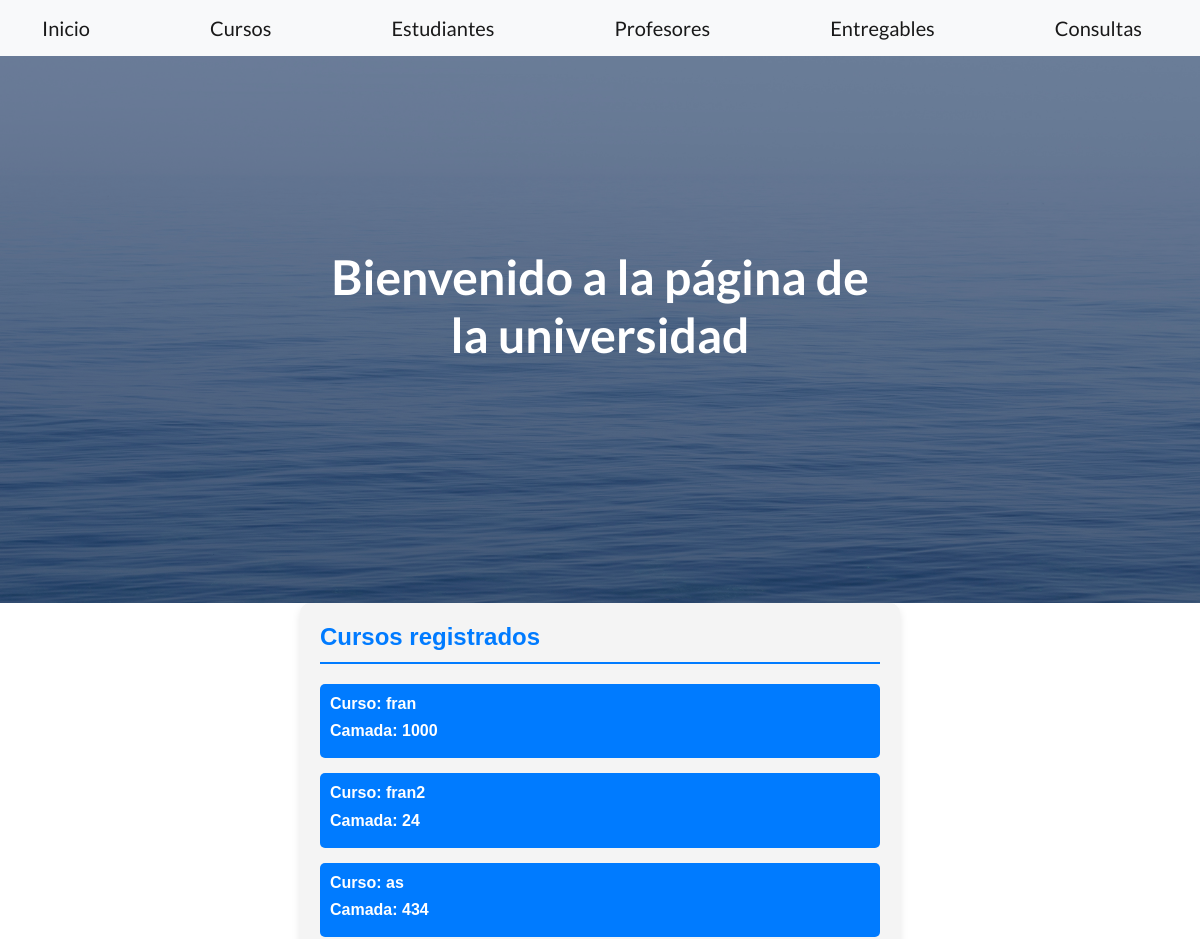
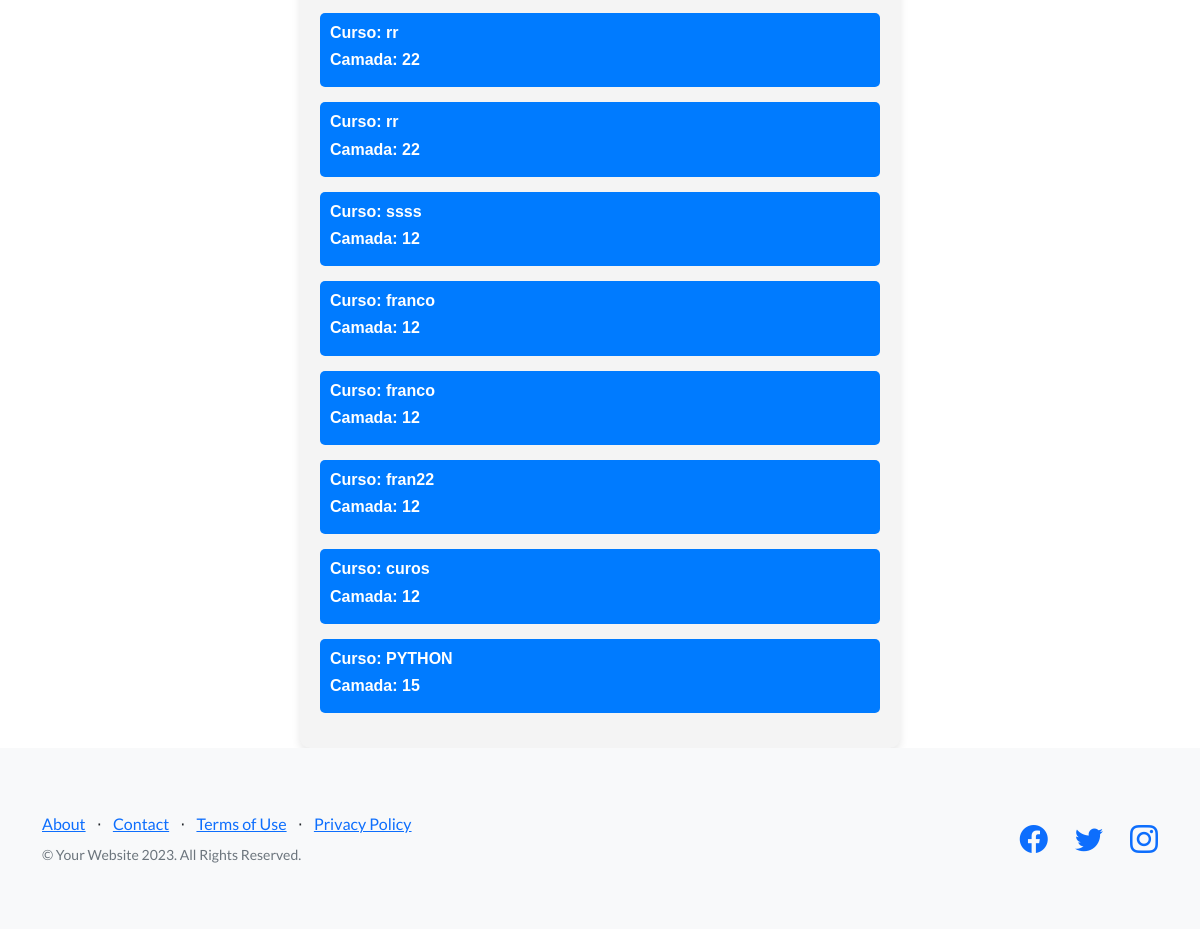
The page /Appblog/consulta_cursos/ on the database its author committed (2 pictures, top to bottom).
### Appblog/models.py (models this page shows, shortened)
class Curso(models.Model):
    nombre = models.CharField(max_length=40)
    camada = models.IntegerField()

### Appblog/views.py (the view)
# urls.py: path('consulta_cursos/', views.consultas_cursos, name = 'ConsultaCursos'),
def consultas_cursos (request):
    variable = models.Curso.objects.all()
    return render(request,'Appblog/consultas_cursos.html',{"value" : variable})

### Appblog/templates/Appblog/consultas_cursos.html
{% extends 'Appblog/padre.html' %}
{% load static %}
{% block contenidoQueCambia %}
<div style="font-family: Arial, sans-serif; padding: 20px; background-color: #f4f4f4; max-width: 600px; margin: auto; border-radius: 10px; box-shadow: 0 4px 8px rgba(0, 0, 0, 0.1);">
    <h4 style="color: #007bff; border-bottom: 2px solid #007bff; padding-bottom: 10px;">Cursos registrados</h4>
    <div style="margin-top: 20px;">
    {% for n in value %}
        <div style="color: #fff; background-color: #007bff; padding: 10px; border-radius: 5px; margin-bottom: 15px;">
            <h6>Curso: {{n.nombre}}</h6>
            <h6>Camada: {{n.camada}}</h6>
        </div>
    {% endfor %}
    </div>
</div>
{% endblock contenidoQueCambia %}

### rows shown on the page
Curso: nombre "fran", camada "1000"
Curso: nombre "fran2", camada "24"
Curso: nombre "as", camada "434"
Curso: nombre "rr", camada "22"
Curso: nombre "rr", camada "22"
Curso: nombre "ssss", camada "12"
Curso: nombre "franco", camada "12"
Curso: nombre "franco", camada "12"
Curso: nombre "fran22", camada "12"
Curso: nombre "curos", camada "12"
Curso: nombre "PYTHON", camada "15"
